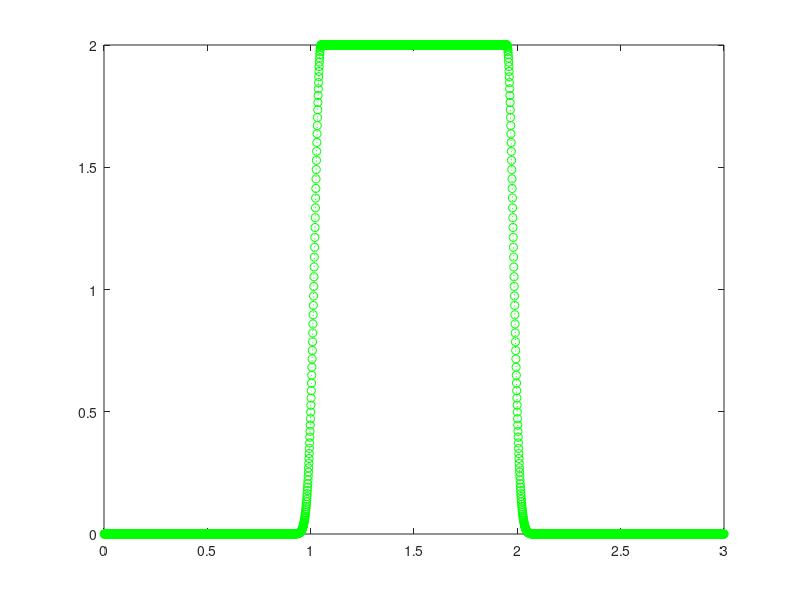
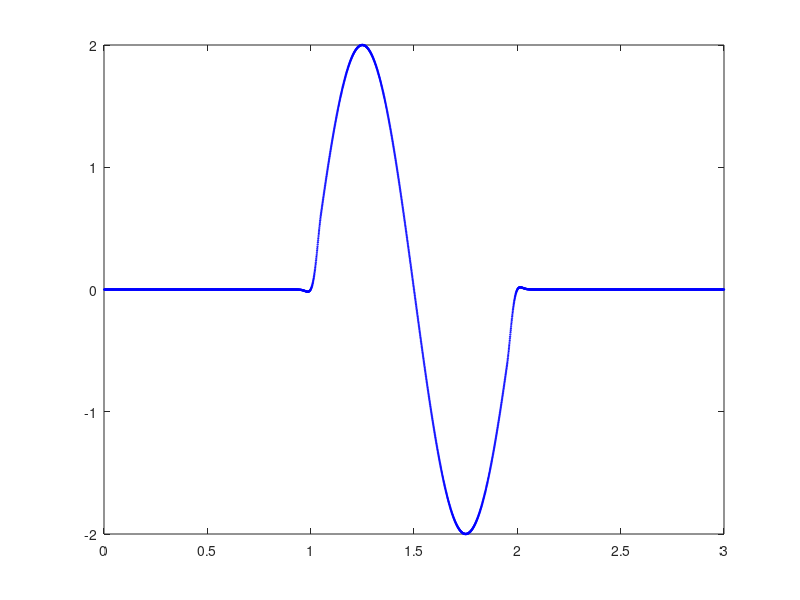

MATLAB code to generate these figures, in order:


% sine with gaussian smoothing

%v2: making sure gaussian is right

num_points = 1000;
amplitude = 2;
sig = 0.03;
reduction = 1/20;

% %% just sine
% x = (1:1:num_points) * 1 / num_points;
% 
% figure;
% plot(x, amplitude * sin(x*(2*pi)), 'r:o')
% xlim([-0.5, 1.5])
% ylim([-amplitude, amplitude])
% 
% %% gaussian
% x = -1:0.01:1;
% sig = 1;
% u = 0.5;
% 
% figure;
% plot(x, amplitude * exp(-(x - u).^2/ (2* sig^2)), 'b:o')

%% square wave
square_wave = zeros(num_points*3,1);

% % full square wave version
% for i = num_points:1:2*num_points
%     square_wave(i) = amplitude;
% end

% reduced square wave version
for i = (num_points + num_points * reduction):1:(2*num_points - num_points*reduction)
    square_wave(i) = amplitude;
end

window = square_wave;

% %% square wave with sine wave
% sine_w_square = zeros(length(t),1);
% for i = 1:length(square_wave)
%     sine_w_square(i) = square_wave(i) * sin(t(i)*2*pi);
% end
% 
% figure;
% plot(t, sine_w_square, 'b:o')

%% square wave with combined wave with gaussian
u1 = num_points + (num_points*reduction);
u2 = 2*num_points - (num_points * reduction);
combined_wave = zeros(num_points*3, 1);
gaussian2 = zeros(num_points*3,1);
gaussian1 = zeros(num_points*3,1);


for i = 1:1:u1
    gaussian1(i) = amplitude * exp(-((i-u1)*(1/num_points)).^2/(2*sig^2));
    window(i) = gaussian1(i);
end

for i = u2:1:3*num_points
    gaussian2(i) = amplitude * exp(-((i-u2)*(1/num_points)).^2/(2*sig^2));
    window(i) = gaussian2(i);
end

for i = 1:3*num_points
    combined_wave(i) = sin(i/num_points*2*pi) * window(i);
end

for i = 1:3*num_points
    sine_curve(i) = amplitude* sin(i/num_points*2*pi);
end

t = (1:3*num_points) * 1/num_points;

% figure;
% plot(t, gaussian1, 'r:o')
figure;
plot(t, window, 'g:o')
figure;
plot(t, combined_wave, 'b:o', 'MarkerSize', 1)
% hold on
% plot(t, sine_curve, 'r:o', 'MarkerSize', 1)

% %% full gaussian
% f_gaussian = zeros(num_points*3,1);
% for i = 1:1:3*num_points
%     f_gaussian(i) = amplitude * exp(-((i-u2)/num_points).^2/(2*sig^2));
% end
% 
% figure;
% plot(t, f_gaussian, 'b:o');
